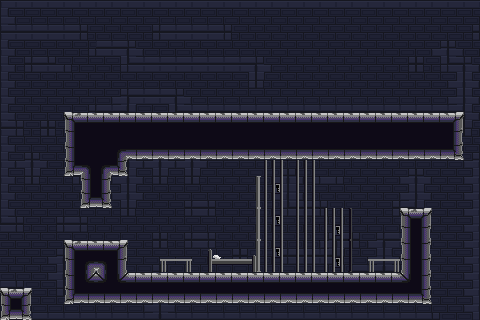

Rendered tile map (Tiled .tmx) drawn with the repository's tilesets; below, a short description and the full map source, tile grids included:
An orthogonal 30x20 tile map with 16x16 px tiles, 4 tile layers (bkg_far, bkg_close, ground, foreground), 3 tilesets.

<map version="1.10" tiledversion="1.11.0" orientation="orthogonal" renderorder="right-down" width="30" height="20" tilewidth="16" tileheight="16" infinite="0" nextlayerid="5" nextobjectid="1">
 <tileset firstgid="1" source="jail_wall.tsx" />
 <tileset firstgid="65" source="jail_block.tsx" />
 <tileset firstgid="129" source="jail_bars.tsx" />
 <layer id="4" name="bkg_far" width="30" height="20">
  <properties>
   <property name="unity:sortinglayer" value="Bkg_far" />
  </properties>
  <data encoding="csv">
0,0,0,0,0,0,0,0,0,0,0,0,0,0,0,0,0,0,0,0,0,0,0,0,0,0,0,0,0,0,
0,0,0,0,0,0,0,0,0,0,0,0,0,0,0,0,0,0,0,0,0,0,0,0,0,0,0,0,0,0,
0,0,0,0,0,0,0,0,0,0,0,0,0,0,0,0,0,0,0,0,0,0,0,0,0,0,0,0,0,0,
0,0,0,0,0,0,0,0,0,0,0,0,0,0,0,0,0,0,0,0,0,0,0,0,0,0,0,0,0,0,
0,0,0,0,0,0,0,0,0,0,0,0,0,0,0,0,0,0,0,0,0,0,0,0,0,0,0,0,0,0,
0,0,0,0,0,0,0,0,0,0,0,0,0,0,0,0,0,0,0,0,0,0,0,0,0,0,0,0,0,0,
0,0,0,0,0,0,0,0,0,0,0,0,0,0,0,0,0,0,0,0,0,0,0,0,0,0,0,0,0,0,
0,0,0,0,0,0,0,0,0,0,0,0,0,0,0,0,0,0,0,0,0,0,0,0,0,0,0,0,0,0,
0,0,0,0,0,0,0,0,0,0,0,0,0,0,0,0,0,0,0,0,0,0,0,0,0,0,0,0,0,0,
0,0,0,0,0,0,0,0,0,0,0,0,0,0,0,0,0,0,0,0,0,0,0,0,0,0,0,0,0,0,
0,0,0,0,0,0,0,0,0,0,0,0,0,0,0,0,0,0,0,0,0,0,0,0,0,0,0,0,0,0,
0,0,0,0,0,0,0,0,0,0,0,0,0,0,0,0,0,0,0,0,0,0,0,0,0,0,0,0,0,0,
0,0,0,0,0,0,0,0,0,0,0,0,0,0,0,0,0,0,0,0,0,0,0,0,0,0,0,0,0,0,
0,0,0,0,0,0,0,0,0,0,0,0,0,0,0,0,0,0,0,0,0,0,0,0,0,0,0,0,0,0,
0,0,0,0,0,0,0,0,0,0,0,0,0,0,0,0,0,0,0,0,0,0,0,0,0,0,0,0,0,0,
0,0,0,0,0,0,0,0,0,0,0,0,0,0,0,0,0,0,0,0,0,0,0,0,0,0,0,0,0,0,
0,0,0,0,0,0,0,0,0,0,0,0,0,0,0,0,0,0,0,0,0,0,0,0,0,0,0,0,0,0,
0,0,0,0,0,0,0,0,0,0,0,0,0,0,0,0,0,0,0,0,0,0,0,0,0,0,0,0,0,0,
0,0,0,0,0,0,0,0,0,0,0,0,0,0,0,0,0,0,0,0,0,0,0,0,0,0,0,0,0,0,
0,0,0,0,0,0,0,0,0,0,0,0,0,0,0,0,0,0,0,0,0,0,0,0,0,0,0,0,0,0
</data>
 </layer>
 <layer id="1" name="bkg_close" width="30" height="20">
  <properties>
   <property name="unity:sortinglayer" value="Bkg" />
  </properties>
  <data encoding="csv">
1,2,2,2,2,2,2,2,2,2,2,2,2,2,2,2,2,2,2,2,2,2,2,2,2,2,2,2,2,2,
17,18,18,18,18,12,10,10,10,13,18,18,18,18,12,10,10,10,10,10,10,10,10,10,10,10,10,10,10,13,
1,2,2,2,2,4,18,18,12,5,2,2,2,2,4,10,10,10,10,10,10,10,10,10,10,10,10,13,12,5,
9,13,18,12,10,5,2,3,17,18,18,18,18,18,18,18,12,10,10,10,10,10,10,10,10,13,12,11,17,12,
9,5,2,2,4,10,10,5,2,2,2,2,2,2,2,3,9,10,10,10,10,10,10,10,10,5,4,5,3,9,
9,10,10,10,10,10,10,13,18,18,18,12,10,10,10,5,4,10,10,10,10,10,10,10,10,10,10,10,11,9,
9,10,10,10,10,13,18,19,1,2,3,17,18,18,18,18,18,18,18,18,18,18,18,18,18,18,18,18,19,9,
17,12,13,12,10,11,1,2,4,10,5,2,2,2,2,2,2,2,2,2,2,2,2,2,2,2,2,2,3,9,
1,4,5,4,10,11,9,13,12,13,12,13,18,18,18,18,18,12,10,13,18,18,18,18,18,12,10,10,5,4,
9,13,12,10,10,11,9,11,9,11,9,11,1,2,2,2,2,4,10,5,2,2,2,2,2,4,10,10,10,13,
9,11,9,10,13,19,9,11,9,11,9,11,9,10,10,10,10,13,12,10,10,10,10,10,10,13,12,10,10,11,
9,5,4,10,5,3,9,11,9,5,4,5,4,10,10,10,10,11,9,5,2,4,10,10,10,11,9,10,10,11,
9,10,10,10,10,5,4,11,9,10,10,13,18,12,10,10,10,11,17,18,12,10,10,10,13,19,9,10,10,11,
17,12,10,13,18,12,10,5,4,10,10,5,2,4,10,10,10,5,2,2,4,10,10,10,5,2,4,10,10,11,
2,4,10,5,2,4,10,10,10,13,12,13,18,12,10,10,10,10,10,10,13,18,12,13,18,18,12,10,10,11,
10,10,10,13,18,12,10,10,10,5,4,5,2,4,13,12,10,13,18,18,19,1,4,11,1,2,4,10,10,11,
10,10,10,11,1,4,10,10,10,13,12,10,10,10,5,4,10,5,2,2,2,4,18,19,17,12,10,10,10,11,
18,12,10,11,9,18,18,18,12,11,9,10,10,10,10,10,10,10,5,2,2,2,2,2,2,4,10,10,10,11,
1,4,10,5,4,2,2,2,4,11,9,10,10,10,10,10,10,10,10,10,10,10,10,10,10,10,10,10,10,11,
17,18,18,18,18,18,18,18,18,19,17,18,18,18,18,18,18,18,18,18,18,18,18,18,18,18,18,12,10,11
</data>
 </layer>
 <layer id="2" name="ground" width="30" height="20">
  <properties>
   <property name="unity:layer" value="Ground" />
   <property name="unity:sortinglayer" value="Ground" />
  </properties>
  <data encoding="csv">
0,0,0,0,0,0,0,0,0,0,0,0,0,0,0,0,0,0,0,0,0,0,0,0,0,0,0,0,0,0,
0,0,0,0,0,0,0,0,0,0,0,0,0,0,0,0,0,0,0,0,0,0,0,0,0,0,0,0,0,0,
0,0,0,0,0,0,0,0,0,0,0,0,0,0,0,0,0,0,0,0,0,0,0,0,0,0,0,0,0,0,
0,0,0,0,0,0,0,0,0,0,0,0,0,0,0,0,0,0,0,0,0,0,0,0,0,0,0,0,0,0,
0,0,0,0,0,0,0,0,0,0,0,0,0,0,0,0,0,0,0,0,0,0,0,0,0,0,0,0,0,0,
0,0,0,0,0,0,0,0,0,0,0,0,0,0,0,0,0,0,0,0,0,0,0,0,0,0,0,0,0,0,
0,0,0,0,0,0,0,0,0,0,0,0,0,0,0,0,0,0,0,0,0,0,0,0,0,0,0,0,0,0,
0,0,0,0,65,66,66,66,66,66,66,66,66,66,66,66,66,66,66,66,66,66,66,66,66,66,66,66,67,0,
0,0,0,0,73,74,74,74,74,74,74,74,74,74,74,74,74,74,74,74,74,74,74,74,74,74,74,74,75,0,
0,0,0,0,73,74,74,77,82,82,82,82,82,82,82,82,82,82,82,82,82,82,82,82,82,82,82,82,83,0,
0,0,0,0,81,76,77,83,0,0,0,0,0,0,0,0,0,0,0,0,0,0,0,0,0,0,0,0,0,0,
0,0,0,0,0,73,75,0,0,0,0,0,0,0,0,0,0,0,0,0,0,0,0,0,0,0,0,0,0,0,
0,0,0,0,0,81,83,0,0,0,0,0,0,0,0,0,0,0,0,0,0,0,0,0,0,0,0,0,0,0,
0,0,0,0,0,0,0,0,0,0,0,0,0,0,0,0,0,0,0,0,0,0,0,0,0,65,67,0,0,0,
0,0,0,0,0,0,0,0,0,0,0,0,0,0,0,0,0,0,0,0,0,0,0,0,0,73,75,0,0,0,
0,0,0,0,65,66,66,67,0,0,0,0,0,0,0,0,0,0,0,0,0,0,0,0,0,73,75,0,0,0,
0,0,0,0,73,77,76,75,0,0,0,0,0,0,0,0,0,0,0,0,0,0,0,0,0,73,75,0,0,0,
0,0,0,0,73,69,68,69,66,66,66,66,66,66,66,66,66,66,66,66,66,66,66,66,66,68,75,0,0,0,
65,67,0,0,81,82,82,82,82,82,82,82,82,82,82,82,82,82,82,82,82,82,82,82,82,82,83,0,0,0,
81,83,0,0,0,0,0,0,0,0,0,0,0,0,0,0,0,0,0,0,0,0,0,0,0,0,0,0,0,0
</data>
 </layer>
 <layer id="3" name="foreground" width="30" height="20">
  <properties>
   <property name="unity:sortinglayer" value="Foreground" />
  </properties>
  <data encoding="csv">
0,0,0,0,0,0,0,0,0,0,0,0,0,0,0,0,0,0,0,0,0,0,0,0,0,0,0,0,0,0,
0,0,0,0,0,0,0,0,0,0,0,0,0,0,0,0,0,0,0,0,0,0,0,0,0,0,0,0,0,0,
0,0,0,0,0,0,0,0,0,0,0,0,0,0,0,0,0,0,0,0,0,0,0,0,0,0,0,0,0,0,
0,0,0,0,0,0,0,0,0,0,0,0,0,0,0,0,0,0,0,0,0,0,0,0,0,0,0,0,0,0,
0,0,0,0,0,0,0,0,0,0,0,0,0,0,0,0,0,0,0,0,0,0,0,0,0,0,0,0,0,0,
0,0,0,0,0,0,0,0,0,0,0,0,0,0,0,0,0,0,0,0,0,0,0,0,0,0,0,0,0,0,
0,0,0,0,0,0,0,0,0,0,0,0,0,0,0,0,0,0,0,0,0,0,0,0,0,0,0,0,0,0,
0,0,0,0,0,0,0,0,0,0,0,0,0,0,0,0,0,0,0,0,0,0,0,0,0,0,0,0,0,0,
0,0,0,0,0,0,0,0,0,0,0,0,0,0,0,0,0,0,0,0,0,0,0,0,0,0,0,0,0,0,
0,0,0,0,0,0,0,0,0,0,0,0,0,0,0,0,0,0,0,0,0,0,0,0,0,0,0,0,0,0,
0,0,0,0,0,0,0,0,0,0,0,0,0,0,0,0,0,0,0,0,0,0,0,0,0,0,0,0,0,0,
0,0,0,0,0,0,0,0,0,0,0,0,0,0,0,0,130,0,130,0,0,0,0,0,0,0,0,0,0,0,
0,0,0,0,0,0,0,0,0,0,0,0,0,0,0,0,135,0,130,0,0,0,0,0,0,0,0,0,0,0,
0,0,0,0,0,0,0,0,0,0,0,0,0,0,0,0,0,0,0,0,0,0,0,0,0,0,0,0,0,0,
0,0,0,0,0,0,0,0,0,0,0,0,0,0,0,0,135,0,130,0,134,0,0,0,0,0,0,0,0,0,
0,0,0,0,0,0,0,0,0,0,0,0,0,0,0,0,0,0,130,0,0,0,0,0,0,0,0,0,0,0,
0,0,0,0,0,0,0,0,0,0,132,0,0,137,0,138,135,0,130,0,134,0,0,132,0,0,0,0,0,0,
0,0,0,0,0,0,0,0,0,0,0,0,0,0,0,0,0,0,0,0,0,0,0,0,0,0,0,0,0,0,
0,0,0,0,0,0,0,0,0,0,0,0,0,0,0,0,0,0,0,0,0,0,0,0,0,0,0,0,0,0,
0,0,0,0,0,0,0,0,0,0,0,0,0,0,0,0,0,0,0,0,0,0,0,0,0,0,0,0,0,0
</data>
 </layer>
</map>
